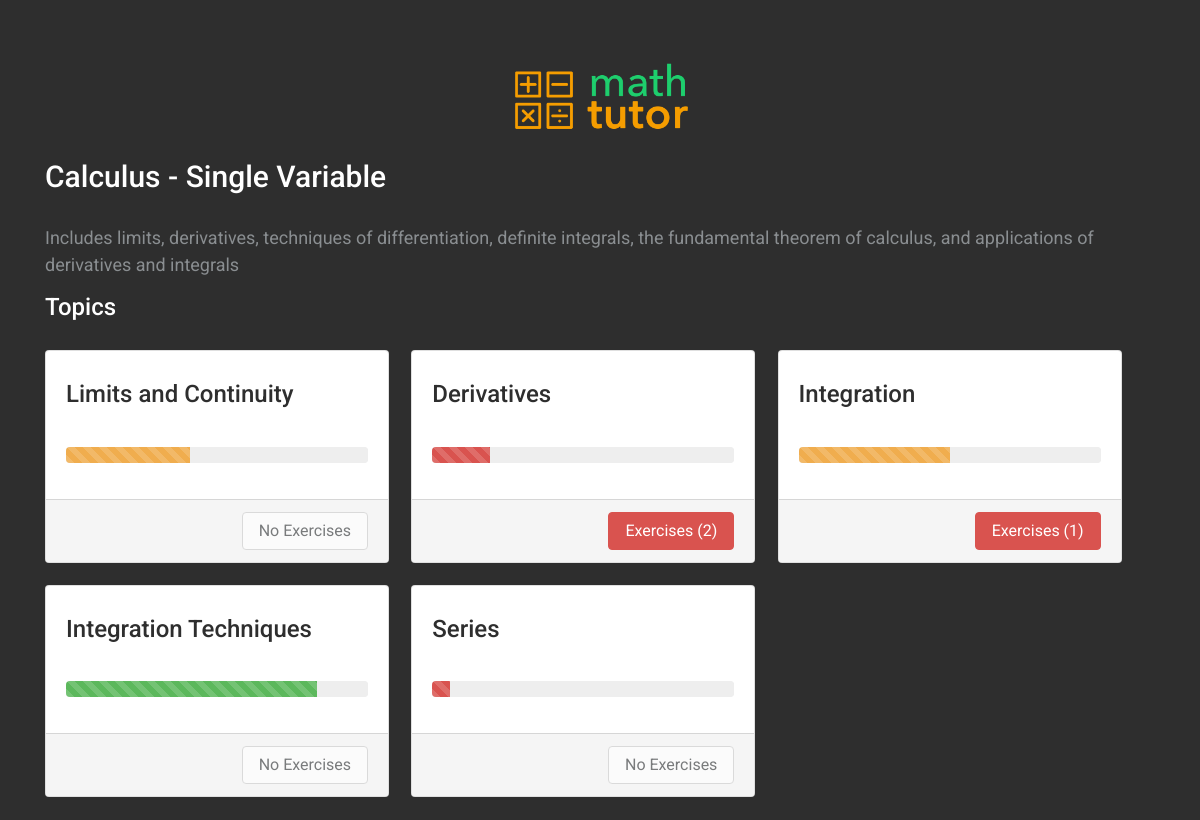
The page /course/1 on the database its author committed.
### main/models.py (models this page shows, shortened)
class Course(models.Model):
	course_name = models.CharField(max_length=200)
	course_desc = models.CharField(max_length=200)
	course_color = models.CharField(max_length=200)

class Topic(models.Model):
	topic_name = models.CharField(max_length=200)
	course = models.ForeignKey(Course, on_delete=models.CASCADE)

### main/views.py (the view)
# urls.py: url(r'^course/(?P<course_id>[0-9])$', views.course, name='course'),
def course(request, course_id):
    course = get_object_or_404(Course, pk=course_id)
    return render(request, 'course.html', {
        'course': course,
        'progressRange': range(0, 100),
    })

### main/templates/course.html
{% extends "header.html" %}
{% block content %}
  {% load staticfiles %}
  <h3>{{ course.course_name }}</h3>
  <br>
  <p>
  {{ course.course_desc }}
  </p>
  {% if course.topic_set.all %}
  <h4>Topics</h4>
  <div class="topics">
    {% for topic in course.topic_set.all %}
        <div class="topic card card">
          <div class="card-block">
            <h4 class="card-title">{{ topic.topic_name }}</h4>
            <p class="card-text">
              <br>
              {% with progressRange|random as progress %}
              <progress class="progress progress-{%if progress < 20 %}danger {% elif progress < 60  %}warning {%else%}success {%endif%} progress-striped" value="{{progress}}" max="100"></progress>
              {% endwith %}
            </p>
          </div>
          <div class="card-footer text-xs-right">
            {% if topic.exercise_set.count > 0 %}<a href="/course/{{ course.id }}/topic/{{ topic.id }}"><button type="button" class="btn btn-danger">Exercises ({{topic.exercise_set.count}})</button></a>
            {% else %}
            <button type="button" disabled class="btn btn-secondary">No Exercises</button>
            {% endif %}
          </div>
        </div>
    {% endfor %}
  </div>
  {% endif %}
{% endblock %}

### main/static/css/style.css (style rules this page uses)
body { background-color: #2E2E2E; font-family: 'Roboto', 'Helvetica Neue', 'Segoe UI', Helvetica, Arial, sans-serif; font-size: 14px; overflow-x: hidden; color: #fff; -webkit-font-smoothing: antialiased; -moz-osx-font-smoothing: grayscale; margin-top:50px; }
p { font-size: 18px; line-height: 1.5; color: #8a8e91; }
a { color:#999; text-decoration: none; }
h1, h2, h3, h4, h5, h6 { font-family: 'Roboto', 'Avenir Next', 'Helvetica Neue', 'Segoe UI', Helvetica, Arial, sans-serif; position: relative; margin: 10px 0; }
h3 { font-size: 30px; }
h4 { font-size: 24px; }
.topics { margin-top: 30px; }
.exercise h4.card-title, .topic h4.card-title { color: #2e2e2e; }
@media screen and (min-width: 760px) { .topic.card, .exercise.card { width: 31%; margin-right: 2%; margin-bottom: 2%; } }
@media screen and (min-width: 760px) { .topics, .exercises { display: flex; flex-wrap: wrap; justify-content: flex-start; } }

### rows shown on the page
Course: course_name "Calculus - Single Variable", course_desc "Includes limits, derivatives, techniques of differentiation, definite integrals, the fundamental theorem of calculus, and applications of derivatives and integrals"
Topic: topic_name "Limits and Continuity", {{ progress }} 41 (drawn), shows "No Exercises"
Topic: topic_name "Derivatives", {{ progress }} 19 (drawn), exercise_set.count "2"
Topic: topic_name "Integration", {{ progress }} 50 (drawn), exercise_set.count "1"
Topic: topic_name "Integration Techniques", {{ progress }} 83 (drawn), shows "No Exercises"
Topic: topic_name "Series", {{ progress }} 6 (drawn), shows "No Exercises"
